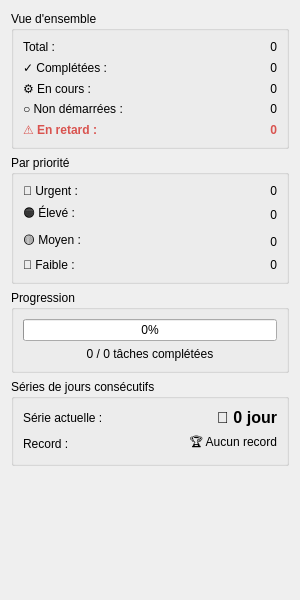
<?xml version="1.0" encoding="UTF-8"?>
<ui version="4.0">
 <class>StatisticsWidget</class>
 <widget class="QWidget" name="StatisticsWidget">
  <property name="geometry">
   <rect>
    <x>0</x>
    <y>0</y>
    <width>300</width>
    <height>600</height>
   </rect>
  </property>
  <property name="windowTitle">
   <string>Statistiques</string>
  </property>
  <layout class="QVBoxLayout" name="verticalLayout">
   <item>
    <widget class="QGroupBox" name="groupBoxGeneral">
     <property name="title">
      <string>Vue d'ensemble</string>
     </property>
     <layout class="QFormLayout" name="formLayout">
      <item row="0" column="0">
       <widget class="QLabel" name="labelTotalText">
        <property name="text">
         <string>Total :</string>
        </property>
       </widget>
      </item>
      <item row="0" column="1">
       <widget class="QLabel" name="labelTotal">
        <property name="text">
         <string>0</string>
        </property>
        <property name="alignment">
         <set>Qt::AlignmentFlag::AlignRight|Qt::AlignmentFlag::AlignTrailing|Qt::AlignmentFlag::AlignVCenter</set>
        </property>
       </widget>
      </item>
      <item row="1" column="0">
       <widget class="QLabel" name="labelCompletedText">
        <property name="text">
         <string>✓ Complétées :</string>
        </property>
       </widget>
      </item>
      <item row="1" column="1">
       <widget class="QLabel" name="labelCompleted">
        <property name="text">
         <string>0</string>
        </property>
        <property name="alignment">
         <set>Qt::AlignmentFlag::AlignRight|Qt::AlignmentFlag::AlignTrailing|Qt::AlignmentFlag::AlignVCenter</set>
        </property>
       </widget>
      </item>
      <item row="2" column="0">
       <widget class="QLabel" name="labelInProgressText">
        <property name="text">
         <string>⚙ En cours :</string>
        </property>
       </widget>
      </item>
      <item row="2" column="1">
       <widget class="QLabel" name="labelInProgress">
        <property name="text">
         <string>0</string>
        </property>
        <property name="alignment">
         <set>Qt::AlignmentFlag::AlignRight|Qt::AlignmentFlag::AlignTrailing|Qt::AlignmentFlag::AlignVCenter</set>
        </property>
       </widget>
      </item>
      <item row="3" column="0">
       <widget class="QLabel" name="labelNotStartedText">
        <property name="text">
         <string>○ Non démarrées :</string>
        </property>
       </widget>
      </item>
      <item row="3" column="1">
       <widget class="QLabel" name="labelNotStarted">
        <property name="text">
         <string>0</string>
        </property>
        <property name="alignment">
         <set>Qt::AlignmentFlag::AlignRight|Qt::AlignmentFlag::AlignTrailing|Qt::AlignmentFlag::AlignVCenter</set>
        </property>
       </widget>
      </item>
      <item row="4" column="0">
       <widget class="QLabel" name="labelOverdueText">
        <property name="text">
         <string>⚠ En retard :</string>
        </property>
        <property name="styleSheet">
         <string notr="true">color: #d9534f; font-weight: bold;</string>
        </property>
       </widget>
      </item>
      <item row="4" column="1">
       <widget class="QLabel" name="labelOverdue">
        <property name="text">
         <string>0</string>
        </property>
        <property name="styleSheet">
         <string notr="true">color: #d9534f; font-weight: bold;</string>
        </property>
        <property name="alignment">
         <set>Qt::AlignmentFlag::AlignRight|Qt::AlignmentFlag::AlignTrailing|Qt::AlignmentFlag::AlignVCenter</set>
        </property>
       </widget>
      </item>
     </layout>
    </widget>
   </item>
   <item>
    <widget class="QGroupBox" name="groupBoxPriority">
     <property name="title">
      <string>Par priorité</string>
     </property>
     <layout class="QFormLayout" name="formLayout_2">
      <item row="0" column="0">
       <widget class="QLabel" name="labelCriticalText">
        <property name="text">
         <string>🔴 Urgent :</string>
        </property>
       </widget>
      </item>
      <item row="0" column="1">
       <widget class="QLabel" name="labelCritical">
        <property name="text">
         <string>0</string>
        </property>
        <property name="alignment">
         <set>Qt::AlignmentFlag::AlignRight|Qt::AlignmentFlag::AlignTrailing|Qt::AlignmentFlag::AlignVCenter</set>
        </property>
       </widget>
      </item>
      <item row="1" column="0">
       <widget class="QLabel" name="labelHighText">
        <property name="text">
         <string>🟠 Élevé :</string>
        </property>
       </widget>
      </item>
      <item row="1" column="1">
       <widget class="QLabel" name="labelHigh">
        <property name="text">
         <string>0</string>
        </property>
        <property name="alignment">
         <set>Qt::AlignmentFlag::AlignRight|Qt::AlignmentFlag::AlignTrailing|Qt::AlignmentFlag::AlignVCenter</set>
        </property>
       </widget>
      </item>
      <item row="2" column="0">
       <widget class="QLabel" name="labelMediumText">
        <property name="text">
         <string>🟡 Moyen :</string>
        </property>
       </widget>
      </item>
      <item row="2" column="1">
       <widget class="QLabel" name="labelMedium">
        <property name="text">
         <string>0</string>
        </property>
        <property name="alignment">
         <set>Qt::AlignmentFlag::AlignRight|Qt::AlignmentFlag::AlignTrailing|Qt::AlignmentFlag::AlignVCenter</set>
        </property>
       </widget>
      </item>
      <item row="3" column="0">
       <widget class="QLabel" name="labelLowText">
        <property name="text">
         <string>🔵 Faible :</string>
        </property>
       </widget>
      </item>
      <item row="3" column="1">
       <widget class="QLabel" name="labelLow">
        <property name="text">
         <string>0</string>
        </property>
        <property name="alignment">
         <set>Qt::AlignmentFlag::AlignRight|Qt::AlignmentFlag::AlignTrailing|Qt::AlignmentFlag::AlignVCenter</set>
        </property>
       </widget>
      </item>
     </layout>
    </widget>
   </item>
   <item>
    <widget class="QGroupBox" name="groupBoxProgress">
     <property name="title">
      <string>Progression</string>
     </property>
     <layout class="QVBoxLayout" name="verticalLayout_3">
      <item>
       <widget class="QProgressBar" name="progressBar">
        <property name="value">
         <number>0</number>
        </property>
        <property name="textVisible">
         <bool>true</bool>
        </property>
        <property name="format">
         <string>%p%</string>
        </property>
       </widget>
      </item>
      <item>
       <widget class="QLabel" name="labelProgressText">
        <property name="text">
         <string>0 / 0 tâches complétées</string>
        </property>
        <property name="alignment">
         <set>Qt::AlignmentFlag::AlignCenter</set>
        </property>
       </widget>
      </item>
     </layout>
    </widget>
   </item>
   <item>
    <widget class="QGroupBox" name="groupBoxStreaks">
     <property name="title">
      <string>Séries de jours consécutifs</string>
     </property>
     <layout class="QFormLayout" name="formLayout_4">
      <item row="0" column="0">
       <widget class="QLabel" name="labelCurrentStreakText">
        <property name="text">
         <string>Série actuelle :</string>
        </property>
       </widget>
      </item>
      <item row="0" column="1">
       <widget class="QLabel" name="labelCurrentStreak">
        <property name="text">
         <string>🔥 0 jour</string>
        </property>
        <property name="alignment">
         <set>Qt::AlignmentFlag::AlignRight|Qt::AlignmentFlag::AlignTrailing|Qt::AlignmentFlag::AlignVCenter</set>
        </property>
        <property name="styleSheet">
         <string notr="true">font-weight: bold; font-size: 12pt;</string>
        </property>
       </widget>
      </item>
      <item row="1" column="0">
       <widget class="QLabel" name="labelLongestStreakText">
        <property name="text">
         <string>Record :</string>
        </property>
       </widget>
      </item>
      <item row="1" column="1">
       <widget class="QLabel" name="labelLongestStreak">
        <property name="text">
         <string>🏆 Aucun record</string>
        </property>
        <property name="alignment">
         <set>Qt::AlignmentFlag::AlignRight|Qt::AlignmentFlag::AlignTrailing|Qt::AlignmentFlag::AlignVCenter</set>
        </property>
       </widget>
      </item>
     </layout>
    </widget>
   </item>
   <item>
    <spacer name="verticalSpacer">
     <property name="orientation">
      <enum>Qt::Orientation::Vertical</enum>
     </property>
     <property name="sizeHint" stdset="0">
      <size>
       <width>20</width>
       <height>40</height>
      </size>
     </property>
    </spacer>
   </item>
  </layout>
 </widget>
 <resources/>
 <connections/>
</ui>
